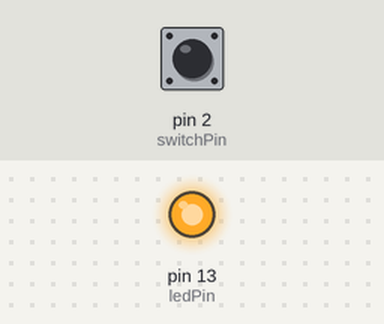
Bench run of a sketch on a simulated Arduino Uno, built with avr-gcc and run on an emulated ATmega328P. On the bench: output pins drawn as LEDs (lit = HIGH). The inputs (shaded band) are chosen by the test bench; at power-on: pin 2 (switchPin) HIGH. What the sketch prints to the serial monitor is not drawn.

Above: at 0.1 s.
Timing chart, 0 to 1.6 s (numbered marks = the images above):
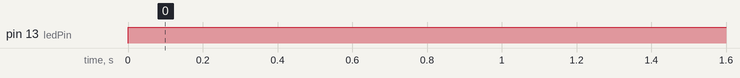

The sketch:

digitalReadSerialLED.ino
```cpp
int ledPin = 13;
int switchPin = 2;
int switchRead = 0;
void setup() {
  // put your setup code here, to run once:
  pinMode(ledPin, OUTPUT);
  pinMode(switchPin, INPUT);
  Serial.begin(9600);
}

void loop() {
  // put your main code here, to run repeatedly:
  digitalWrite(ledPin, HIGH);
  switchRead = digitalRead(switchPin);
  Serial.println(switchRead);

}
```

Measured:
- by itself, pin 13 (ledPin): LOW → HIGH at 0.00 s
